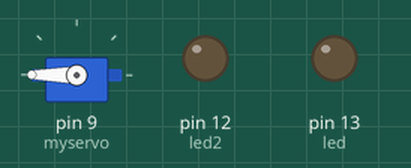
This sketch was run on a simulated Arduino Uno, built with avr-gcc and run on an emulated ATmega328P. On the bench: servo, output pins drawn as LEDs (lit = HIGH). Random numbers use the default seed unless the sketch sets one.

Above: at 0.1 s.
At 6.7 s:
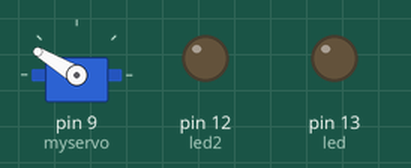
At 16.1 s:
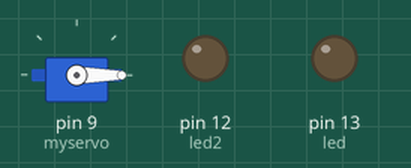
At 21.75 s:
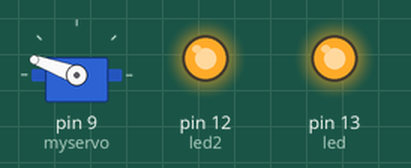
At 26.5 s:
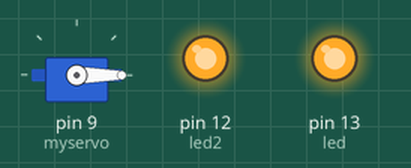
At 30.8 s:
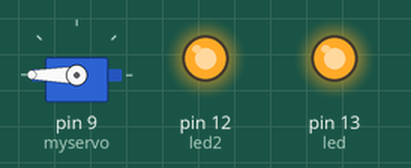
Timing chart, 0 to 40.0 s (numbered marks = the images above):
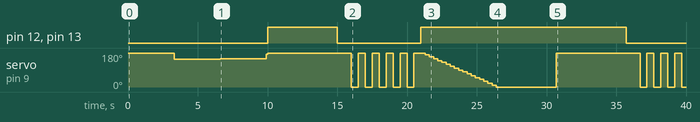

Measured:
- by itself, pin 12 (led2), pin 13 (led): LOW → HIGH at 10.0 s, → LOW 5.0 s later, → HIGH 6.0 s later, → LOW 14.7 s later
- by itself, servo on pin 9 (myservo): 180° → 147° at 3.3 s, → 149° 3.3 s later, → 173° 3.3 s later, → 180° 0.10 s later, … (40 changes in this stretch)

The sketch:

demon-baby.ino
```cpp
  #include <SimpleTimer.h>
  #include <Servo.h>

  Servo myservo;
  SimpleTimer timer;

  int led = 13;
  int led2 = 12;
  int pos = 0;
  int total = 0;
  int called = 0;
  long randPassive;
  int timerId;

  void setup() {
    Serial.begin(9600);
    pinMode(led, OUTPUT);
    pinMode(led2, OUTPUT);
    myservo.attach(9);
    myservo.write(180);
    timer.setTimeout(10000,lightEyes);
    timerId = timer.setInterval(3300,passiveMoving);
  }

  void loop() {
   timer.run();
  }

  void lightEyes(){
    timer.disable(timerId);
    myservo.write(180);
    digitalWrite(led, HIGH);
    digitalWrite(led2, HIGH);
    delay(5000);
    timer.setTimer(500,crazyHead, 12);
    timer.setTimer(50, flickEyes, 100);
  }

  void flickEyes(){
    digitalWrite(led,HIGH);
    digitalWrite(led2,HIGH);
    delay(5);
    digitalWrite(led,LOW);
    digitalWrite(led2,LOW);
  }


  void crazyHead(){
    if ( pos >= 0 && pos < 180 ) { pos = 180; }
    else if ( pos <= 180 ) { pos = 0; }
    myservo.write( pos );
    called +=1;
    if(called == 12){
      called = 0;
      slowTurn();
    }
  }

  void slowTurn(){
      digitalWrite(led, HIGH);
      digitalWrite(led2, HIGH);
      for(int i = 180; i >= 0; i-=10){
        myservo.write(i);
        delay(300);
      }
      delay(4000);
      resetHead();
  }

  void passiveMoving(){
    randPassive = random(140,180);
    myservo.write(randPassive);
  }

  void resetHead(){
     digitalWrite(led, LOW);
     digitalWrite(led2, LOW);
     myservo.write(180);
     timer.setTimeout(10000,lightEyes);
     timer.enable(timerId);
  }
```
